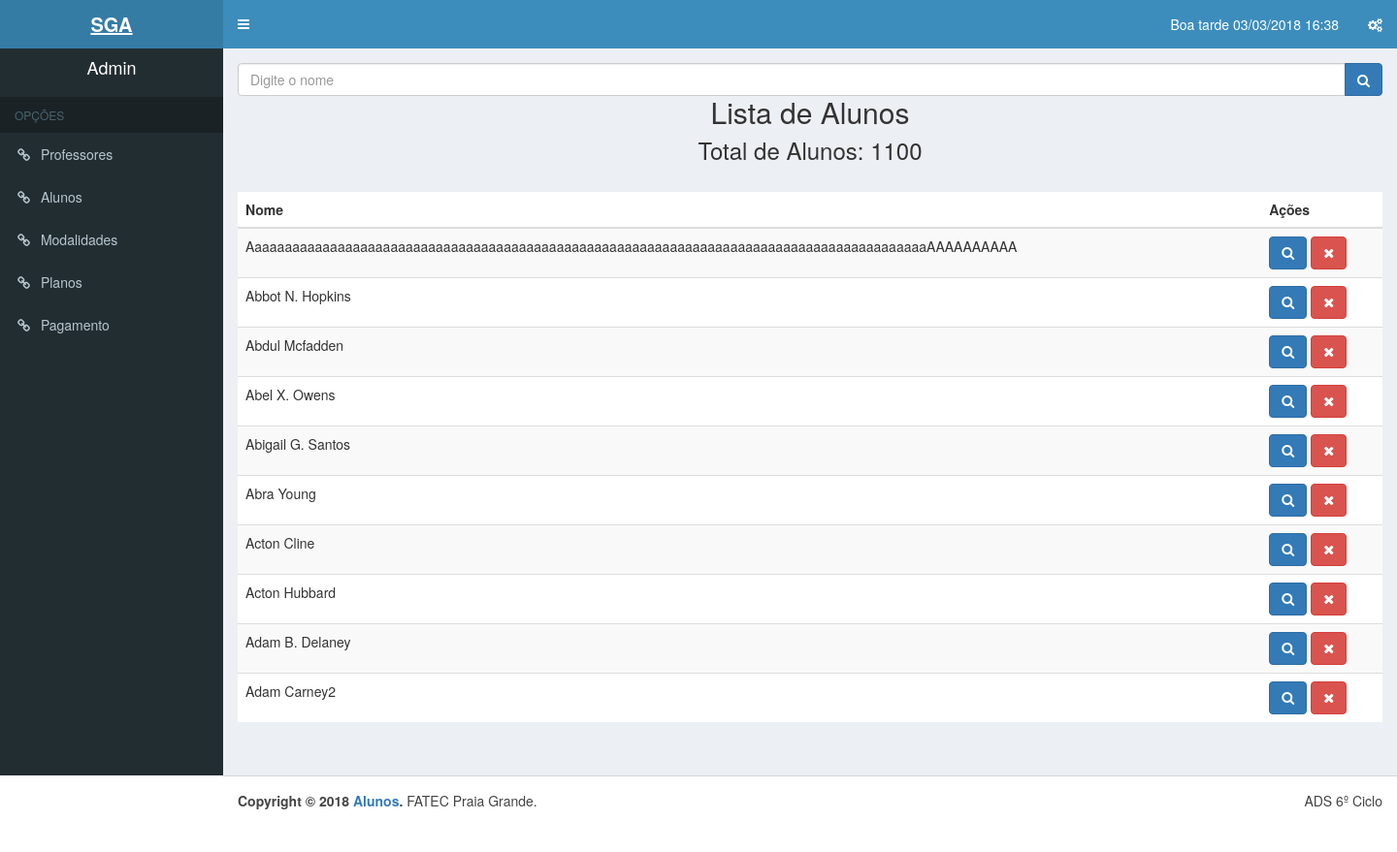
/Views/aluno.php (signed in), run on the app's committed database.
### tables this page shows
CREATE TABLE `aluno` (
  `matricula_aluno` mediumint(8) UNSIGNED NOT NULL,
  `cpf_aluno` varchar(11) DEFAULT NULL,
  `registro_geral_aluno` varchar(9) DEFAULT NULL,
  `nm_endereco` varchar(100) DEFAULT NULL,
  `dt_nascimento_aluno` varchar(10) DEFAULT NULL,
  `cd_telefone_aluno` varchar(10) DEFAULT NULL,
  `nm_email_aluno` varchar(100) DEFAULT NULL,
  `nm_aluno` varchar(100) DEFAULT NULL,
  `tipo_plano` varchar(10) NOT NULL,
  `nm_modalidade` varchar(30) NOT NULL
);

### controllers/limitarAluno.php (called while the page is built, shortened)
<?php
    $PDO = db_connect();
	if (!isset($_GET['pg'])) {
		$pg = 1;
	} else {
		$pg = $_GET['pg'];
	}
	$total_reg = "10";
	$inicio = $pg -1;
	$inicio = $inicio * $total_reg;
    $sql = "SELECT * FROM aluno ORDER BY nm_aluno ASC LIMIT $inicio, $total_reg";
    $stmt = $PDO->prepare($sql);
    $stmt->execute();
    $sql_count = "SELECT COUNT(*) AS total FROM aluno";
    $stmt_count = $PDO->prepare($sql_count);
    $stmt_count->execute();
    $total = $stmt_count->fetchColumn();

### Views/aluno.php (the view, shortened to what this page needs)
<?php
    include ('../controllers/limitarAluno.php');
    if($_SESSION['user_status'] == 1){
        include ('header.php');
    }elseif($_SESSION['user_status'] == 2){
        include ('headerAtendente.php');
    }
    elseif($_SESSION['user_status'] == 3){
        include ('headerProfessor.php');
    }
?>
    <form name="frmBusca" method="post" action="../Views/alunoList.php">
                <div class="input-group">
                  <input type="text" name="cxnome" id="cxnome" class="form-control" placeholder="Digite o nome">
                  <span class="input-group-btn">
                      <button type="submit" name="buscar" id="search-btn" class="btn btn-primary">
                        <i class="fa fa-search"></i>
                      </button>
                  </span>
                </div>
            </form>
    <h2 class="center">Lista de Alunos</h2>
              <h3 class="center">Total de Alunos: <?php if(isset($total)){echo $total;} ?></h3>
              <?php if(isset($total) > 0):?>
              <table class="table table-striped">
                  <thead>
                      <tr>
                          <th>Nome</th>
                          <th>Ações</th>
                      </tr>
                  </thead>
                  <tbody>
                      <?php while($user = $stmt->fetch(PDO::FETCH_ASSOC)):?>
                      <tr>
                        <td><?PHP echo $user['nm_aluno'] ?></td>
                        <td>
                        <a href="alunoPesq.php?id=<?php echo $user['matricula_aluno'] ?>">
                        <button class="btn btn-primary fa fa-search"></button></a>
                        <?php if($_SESSION['user_status'] == 1){ ?>
                            <a href="../controllers/deletarAluno.php?id=<?php echo $user['matricula_aluno'] ?>" onclick="return confirm('Tem certeza que deseja remover?');">
                            <button class="btn btn-danger fa fa-times"></button></a>
                        <?php }elseif($_SESSION['user_status'] == 2 AND $_SESSION['user_status'] == 3){?>
                            <a></a>
                        <?php } ?>
                        </td>
                      </tr>
                      <?php endwhile;?>
                  </tbody>
              </table>
            <?php else: ?>
            <p>Nenhum Aluno registrado</p>
            <?php endif; ?>
            <?php
           if ($total > 1) {
		echo "<nav>";
                        echo "</nav>";
            }
            ?>
            </div>
        </div>
<?php include ('footer.php');?>

### data on the page
aluno: nm_aluno "AaaaaaaaaaaaaaaaaaaaaaaaaaaaaaaaaaaaaaaaaaaaaaaaaaaaaaaaaaaaaaaaaaaaaaaaaaaaaaaaaaaaaaaaaaAAAAAAAAAA"
aluno: nm_aluno "Abbot N. Hopkins"
aluno: nm_aluno "Abdul Mcfadden"
aluno: nm_aluno "Abel X. Owens"
aluno: nm_aluno "Abigail G. Santos"
aluno: nm_aluno "Abra Young"
aluno: nm_aluno "Acton Cline"
aluno: nm_aluno "Acton Hubbard"
aluno: nm_aluno "Adam B. Delaney"
aluno: nm_aluno "Adam Carney2"

### other printed values
dataatual() "Boa tarde 03/03/2018 16:38"
$_SESSION['user_name'] "Admin"
$total "1100"
